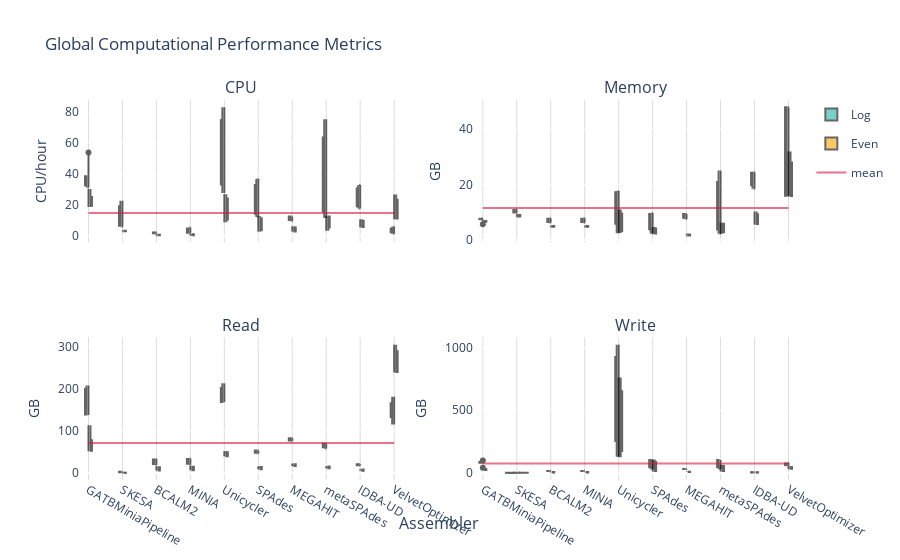

The code cell stored with this chart in its notebook:
### Code cell
fig_per_sample = make_subplots(rows=2, cols=2, shared_xaxes=True, x_title="Assembler", 
                           subplot_titles=('CPU', 'Memory', 'Read', 'Write'))
row_coord = 1
col_coord = 1

for column in ['cpus', 'rss', 'rchar', 'wchar']:
    showlegend = True if (row_coord == 1 and col_coord == 1) else False

    #log
    fig_per_sample.add_trace(go.Violin(y=pipeline_stats_df[column][pipeline_stats_df['distribution'] == 'Log'],
                                    x=pipeline_stats_df['assembler'][pipeline_stats_df['distribution'] == 'Log'],
                                    legendgroup='Log', scalegroup='Log', name='Log', box_visible=True, line_color='black',
                                    meanline_visible=True, fillcolor='lightseagreen', opacity=0.6, side='negative',
                                    showlegend=showlegend, spanmode='hard'),
                          row=row_coord, col=col_coord)
    
    #even
    fig_per_sample.add_trace(go.Violin(y=pipeline_stats_df[column][pipeline_stats_df['distribution'] == 'Even'],
                                    x=pipeline_stats_df['assembler'][pipeline_stats_df['distribution'] == 'Even'],
                                    legendgroup='Even', scalegroup='Even', name='Even', box_visible=True, line_color='black',
                                    meanline_visible=True, fillcolor='orange', opacity=0.6, side='positive',
                                    showlegend=showlegend, spanmode='hard'), 
                          row=row_coord, col=col_coord)

    
    fig_per_sample.add_trace(go.Scatter(y=[pipeline_stats_df[column].mean()]*len(pipeline_stats_df['assembler']), 
                                    x=pipeline_stats_df['assembler'], mode='lines', name='mean',
                                    line=dict(color="crimson"), opacity=0.6, showlegend=showlegend),
                          row=row_coord, col=col_coord)
    if col_coord == 2:
        col_coord = 1
        row_coord += 1
    else:
        col_coord +=1

fig_per_sample.update_layout(plot_bgcolor='rgb(255,255,255)', title_text="Global Computational Performance Metrics")
# grid
fig_per_sample['layout']['xaxis']['gridcolor']='#DCDCDC'
fig_per_sample['layout']['xaxis2']['gridcolor']='#DCDCDC'
fig_per_sample['layout']['xaxis3']['gridcolor']='#DCDCDC'
fig_per_sample['layout']['xaxis4']['gridcolor']='#DCDCDC'
# y-axis legends
fig_per_sample['layout']['yaxis']['title']='CPU/hour'
fig_per_sample['layout']['yaxis2']['title']='GB'
fig_per_sample['layout']['yaxis3']['title']='GB'
fig_per_sample['layout']['yaxis4']['title']='GB'

fig_per_sample.update_layout(violingap=0, violinmode='overlay')


fig_per_sample.show()

### Figure 1 — Plotly figure (JSON) as saved in the notebook; plotly's stock layout.template omitted (floating-point values rounded to 4 significant figures)
{"data": [{"box": {"visible": true}, "fillcolor": "lightseagreen", "legendgroup": "Log", "line": {"color": "black"}, "meanline": {"visible": true}, "name": "Log", "opacity": 0.6, "scalegroup": "Log", "showlegend": true, "side": "negative", "spanmode": "hard", "type": "violin", "x": ["GATBMiniaPipeline", "SKESA", "BCALM2", "MINIA", "Unicycler", "MINIA", "SPAdes", "MEGAHIT", "SPAdes", "GATBMiniaPipeline", "SPAdes", "metaSPAdes", "SKESA", "Unicycler", "BCALM2", "BCALM2", "MINIA", "MEGAHIT", "MEGAHIT", "metaSPAdes", "SKESA", "metaSPAdes", "Unicycler", "IDBA-UD", "IDBA-UD", "IDBA-UD", "VelvetOptimizer", "VelvetOptimizer", "VelvetOptimizer", "VelvetOptimizer", "VelvetOptimizer", "VelvetOptimizer", "VelvetOptimizer", "VelvetOptimizer", "GATBMiniaPipeline", "VelvetOptimizer", "GATBMiniaPipeline", "GATBMiniaPipeline"], "xaxis": "x", "y": [53.93, 8.668, 2.494, 2.95, 27.76, 1.957, 36.93, 12.51, 12.3, 33.3, 21.21, 11.69, 6.124, 83.2, 2.282, 1.762, 5.553, 9.722, 12.64, 28.25, 22.81, 75.39, 49.94, 17.78, 23.96, 33.01, 1.505, 1.885, 3.13, 2.83, 3.277, 4.792, 3.819, 4.727, 33.23, 6.026, 33.48, 31.32], "yaxis": "y"}, {"box": {"visible": true}, "fillcolor": "orange", "legendgroup": "Even", "line": {"color": "black"}, "meanline": {"visible": true}, "name": "Even", "opacity": 0.6, "scalegroup": "Even", "showlegend": true, "side": "positive", "spanmode": "hard", "type": "violin", "x": ["MEGAHIT", "MINIA", "VelvetOptimizer", "GATBMiniaPipeline", "MEGAHIT", "VelvetOptimizer", "SPAdes", "MEGAHIT", "SKESA", "SPAdes", "metaSPAdes", "BCALM2", "metaSPAdes", "SKESA", "SKESA", "Unicycler", "Unicycler", "BCALM2", "BCALM2", "metaSPAdes", "GATBMiniaPipeline", "MINIA", "Unicycler", "MINIA", "SPAdes", "VelvetOptimizer", "IDBA-UD", "IDBA-UD", "IDBA-UD", "GATBMiniaPipeline", "GATBMiniaPipeline", "GATBMiniaPipeline"], "xaxis": "x", "y": [3.291, 0.75, 13.09, 23.61, 6.372, 10.9, 12.91, 2.948, 3.543, 2.915, 12.91, 0.5079, 12.15, 3.278, 3.111, 16.19, 27.05, 1.023, 0.5274, 3.488, 30.45, 1.322, 8.944, 0.5698, 7.051, 26.9, 10.85, 6.718, 5.71, 20.1, 18.82, 19.92], "yaxis": "y"}, {"line": {"color": "crimson"}, "mode": "lines", "name": "mean", "opacity": 0.6, "showlegend": true, "type": "scatter", "x": ["GATBMiniaPipeline", "MEGAHIT", "MINIA", "VelvetOptimizer", "GATBMiniaPipeline", "MEGAHIT", "VelvetOptimizer", "SKESA", "BCALM2", "SPAdes", "MINIA", "Unicycler", "MEGAHIT", "MINIA", "SPAdes", "SKESA", "SPAdes", "MEGAHIT", "SPAdes", "metaSPAdes", "GATBMiniaPipeline", "BCALM2", "SPAdes", "metaSPAdes", "SKESA", "metaSPAdes", "SKESA", "Unicycler", "BCALM2", "SKESA", "BCALM2", "Unicycler", "Unicycler", "MINIA", "BCALM2", "BCALM2", "metaSPAdes", "MEGAHIT", "GATBMiniaPipeline", "MINIA", "MEGAHIT", "metaSPAdes", "Unicycler", "MINIA", "SKESA", "SPAdes", "metaSPAdes", "Unicycler", "VelvetOptimizer", "IDBA-UD", "IDBA-UD", "IDBA-UD", "IDBA-UD", "IDBA-UD", "IDBA-UD", "VelvetOptimizer", "VelvetOptimizer", "VelvetOptimizer", "VelvetOptimizer", "VelvetOptimizer", "GATBMiniaPipeline", "VelvetOptimizer", "VelvetOptimizer", "VelvetOptimizer", "GATBMiniaPipeline", "GATBMiniaPipeline", "VelvetOptimizer", "GATBMiniaPipeline", "GATBMiniaPipeline", "GATBMiniaPipeline"], "xaxis": "x", "y": [14.94, 14.94, 14.94, 14.94, 14.94, 14.94, 14.94, 14.94, 14.94, 14.94, 14.94, 14.94, 14.94, 14.94, 14.94, 14.94, 14.94, 14.94, 14.94, 14.94, 14.94, 14.94, 14.94, 14.94, 14.94, 14.94, 14.94, 14.94, 14.94, 14.94, 14.94, 14.94, 14.94, 14.94, 14.94, 14.94, 14.94, 14.94, 14.94, 14.94, 14.94, 14.94, 14.94, 14.94, 14.94, 14.94, 14.94, 14.94, 14.94, 14.94, 14.94, 14.94, 14.94, 14.94, 14.94, 14.94, 14.94, 14.94, 14.94, 14.94, 14.94, 14.94, 14.94, 14.94, 14.94, 14.94, 14.94, 14.94, 14.94, 14.94], "yaxis": "y"}, {"box": {"visible": true}, "fillcolor": "lightseagreen", "legendgroup": "Log", "line": {"color": "black"}, "meanline": {"visible": true}, "name": "Log", "opacity": 0.6, "scalegroup": "Log", "showlegend": false, "side": "negative", "spanmode": "hard", "type": "violin", "x": ["GATBMiniaPipeline", "SKESA", "BCALM2", "MINIA", "Unicycler", "MINIA", "SPAdes", "MEGAHIT", "SPAdes", "GATBMiniaPipeline", "SPAdes", "metaSPAdes", "SKESA", "Unicycler", "BCALM2", "BCALM2", "MINIA", "MEGAHIT", "MEGAHIT", "metaSPAdes", "SKESA", "metaSPAdes", "Unicycler", "IDBA-UD", "IDBA-UD", "IDBA-UD", "VelvetOptimizer", "VelvetOptimizer", "VelvetOptimizer", "VelvetOptimizer", "VelvetOptimizer", "VelvetOptimizer", "VelvetOptimizer", "VelvetOptimizer", "GATBMiniaPipeline", "VelvetOptimizer", "GATBMiniaPipeline", "GATBMiniaPipeline"], "xaxis": "x2", "y": [7.8, 10.2, 7.9, 6.3, 2.5, 7.1, 9.8, 9.4, 2.4, 7.3, 8.3, 2.3, 9.9, 16, 6.3, 7.1, 7.9, 7.6, 9.4, 8.5, 11.1, 25.1, 17.7, 18.5, 23.7, 24.5, 16, 16, 16, 32, 32, 32, 48, 48, 7.6, 48, 7.6, 7.7], "yaxis": "y2"}, {"box": {"visible": true}, "fillcolor": "orange", "legendgroup": "Even", "line": {"color": "black"}, "meanline": {"visible": true}, "name": "Even", "opacity": 0.6, "scalegroup": "Even", "showlegend": false, "side": "positive", "spanmode": "hard", "type": "violin", "x": ["MEGAHIT", "MINIA", "VelvetOptimizer", "GATBMiniaPipeline", "MEGAHIT", "VelvetOptimizer", "SPAdes", "MEGAHIT", "SKESA", "SPAdes", "metaSPAdes", "BCALM2", "metaSPAdes", "SKESA", "SKESA", "Unicycler", "Unicycler", "BCALM2", "BCALM2", "metaSPAdes", "GATBMiniaPipeline", "MINIA", "Unicycler", "MINIA", "SPAdes", "VelvetOptimizer", "IDBA-UD", "IDBA-UD", "IDBA-UD", "GATBMiniaPipeline", "GATBMiniaPipeline", "GATBMiniaPipeline"], "xaxis": "x2", "y": [1.7, 5, 16, 6.9, 2.1, 15.9, 4.7, 1.7, 9.2, 2.3, 6.3, 5.1, 4.6, 8.4, 8.7, 5.3, 11, 4.8, 5, 2.3, 5.7, 4.8, 2.6, 5.1, 2.5, 32, 10.3, 6.3, 5.6, 6.9, 6.9, 6.9], "yaxis": "y2"}, {"line": {"color": "crimson"}, "mode": "lines", "name": "mean", "opacity": 0.6, "showlegend": false, "type": "scatter", "x": ["GATBMiniaPipeline", "MEGAHIT", "MINIA", "VelvetOptimizer", "GATBMiniaPipeline", "MEGAHIT", "VelvetOptimizer", "SKESA", "BCALM2", "SPAdes", "MINIA", "Unicycler", "MEGAHIT", "MINIA", "SPAdes", "SKESA", "SPAdes", "MEGAHIT", "SPAdes", "metaSPAdes", "GATBMiniaPipeline", "BCALM2", "SPAdes", "metaSPAdes", "SKESA", "metaSPAdes", "SKESA", "Unicycler", "BCALM2", "SKESA", "BCALM2", "Unicycler", "Unicycler", "MINIA", "BCALM2", "BCALM2", "metaSPAdes", "MEGAHIT", "GATBMiniaPipeline", "MINIA", "MEGAHIT", "metaSPAdes", "Unicycler", "MINIA", "SKESA", "SPAdes", "metaSPAdes", "Unicycler", "VelvetOptimizer", "IDBA-UD", "IDBA-UD", "IDBA-UD", "IDBA-UD", "IDBA-UD", "IDBA-UD", "VelvetOptimizer", "VelvetOptimizer", "VelvetOptimizer", "VelvetOptimizer", "VelvetOptimizer", "GATBMiniaPipeline", "VelvetOptimizer", "VelvetOptimizer", "VelvetOptimizer", "GATBMiniaPipeline", "GATBMiniaPipeline", "VelvetOptimizer", "GATBMiniaPipeline", "GATBMiniaPipeline", "GATBMiniaPipeline"], "xaxis": "x2", "y": [11.54, 11.54, 11.54, 11.54, 11.54, 11.54, 11.54, 11.54, 11.54, 11.54, 11.54, 11.54, 11.54, 11.54, 11.54, 11.54, 11.54, 11.54, 11.54, 11.54, 11.54, 11.54, 11.54, 11.54, 11.54, 11.54, 11.54, 11.54, 11.54, 11.54, 11.54, 11.54, 11.54, 11.54, 11.54, 11.54, 11.54, 11.54, 11.54, 11.54, 11.54, 11.54, 11.54, 11.54, 11.54, 11.54, 11.54, 11.54, 11.54, 11.54, 11.54, 11.54, 11.54, 11.54, 11.54, 11.54, 11.54, 11.54, 11.54, 11.54, 11.54, 11.54, 11.54, 11.54, 11.54, 11.54, 11.54, 11.54, 11.54, 11.54], "yaxis": "y2"}, {"box": {"visible": true}, "fillcolor": "lightseagreen", "legendgroup": "Log", "line": {"color": "black"}, "meanline": {"visible": true}, "name": "Log", "opacity": 0.6, "scalegroup": "Log", "showlegend": false, "side": "negative", "spanmode": "hard", "type": "violin", "x": ["GATBMiniaPipeline", "SKESA", "BCALM2", "MINIA", "Unicycler", "MINIA", "SPAdes", "MEGAHIT", "SPAdes", "GATBMiniaPipeline", "SPAdes", "metaSPAdes", "SKESA", "Unicycler", "BCALM2", "BCALM2", "MINIA", "MEGAHIT", "MEGAHIT", "metaSPAdes", "SKESA", "metaSPAdes", "Unicycler", "IDBA-UD", "IDBA-UD", "IDBA-UD", "VelvetOptimizer", "VelvetOptimizer", "VelvetOptimizer", "VelvetOptimizer", "VelvetOptimizer", "VelvetOptimizer", "VelvetOptimizer", "VelvetOptimizer", "GATBMiniaPipeline", "VelvetOptimizer", "GATBMiniaPipeline", "GATBMiniaPipeline"], "xaxis": "x3", "y": [207.6, 2.7, 28.2, 34.6, 168.2, 19.7, 52.8, 83, 46.4, 196.4, 53.4, 58.3, 3, 212.7, 33.4, 19.2, 29.1, 76.2, 80.3, 69.3, 1.5, 68.5, 169.5, 17.9, 20.9, 20, 115.1, 141, 115.2, 163.2, 157.4, 138.9, 171.9, 181.1, 137.5, 156.3, 139.8, 139.4], "yaxis": "y3"}, {"box": {"visible": true}, "fillcolor": "orange", "legendgroup": "Even", "line": {"color": "black"}, "meanline": {"visible": true}, "name": "Even", "opacity": 0.6, "scalegroup": "Even", "showlegend": false, "side": "positive", "spanmode": "hard", "type": "violin", "x": ["MEGAHIT", "MINIA", "VelvetOptimizer", "GATBMiniaPipeline", "MEGAHIT", "VelvetOptimizer", "SPAdes", "MEGAHIT", "SKESA", "SPAdes", "metaSPAdes", "BCALM2", "metaSPAdes", "SKESA", "SKESA", "Unicycler", "Unicycler", "BCALM2", "BCALM2", "metaSPAdes", "GATBMiniaPipeline", "MINIA", "Unicycler", "MINIA", "SPAdes", "VelvetOptimizer", "IDBA-UD", "IDBA-UD", "IDBA-UD", "GATBMiniaPipeline", "GATBMiniaPipeline", "GATBMiniaPipeline"], "xaxis": "x3", "y": [16.5, 7.7, 304.5, 65.6, 22.3, 242.5, 15.9, 17, 0.8848, 8.8, 16.2, 5.8, 12.8, 0.3025, 0.4926, 41, 52, 16.2, 7.1, 11, 113.3, 17.3, 39.5, 6.3, 9.9, 238.5, 8.8, 5.7, 5.4, 51.9, 52.8, 53], "yaxis": "y3"}, {"line": {"color": "crimson"}, "mode": "lines", "name": "mean", "opacity": 0.6, "showlegend": false, "type": "scatter", "x": ["GATBMiniaPipeline", "MEGAHIT", "MINIA", "VelvetOptimizer", "GATBMiniaPipeline", "MEGAHIT", "VelvetOptimizer", "SKESA", "BCALM2", "SPAdes", "MINIA", "Unicycler", "MEGAHIT", "MINIA", "SPAdes", "SKESA", "SPAdes", "MEGAHIT", "SPAdes", "metaSPAdes", "GATBMiniaPipeline", "BCALM2", "SPAdes", "metaSPAdes", "SKESA", "metaSPAdes", "SKESA", "Unicycler", "BCALM2", "SKESA", "BCALM2", "Unicycler", "Unicycler", "MINIA", "BCALM2", "BCALM2", "metaSPAdes", "MEGAHIT", "GATBMiniaPipeline", "MINIA", "MEGAHIT", "metaSPAdes", "Unicycler", "MINIA", "SKESA", "SPAdes", "metaSPAdes", "Unicycler", "VelvetOptimizer", "IDBA-UD", "IDBA-UD", "IDBA-UD", "IDBA-UD", "IDBA-UD", "IDBA-UD", "VelvetOptimizer", "VelvetOptimizer", "VelvetOptimizer", "VelvetOptimizer", "VelvetOptimizer", "GATBMiniaPipeline", "VelvetOptimizer", "VelvetOptimizer", "VelvetOptimizer", "GATBMiniaPipeline", "GATBMiniaPipeline", "VelvetOptimizer", "GATBMiniaPipeline", "GATBMiniaPipeline", "GATBMiniaPipeline"], "xaxis": "x3", "y": [71.38, 71.38, 71.38, 71.38, 71.38, 71.38, 71.38, 71.38, 71.38, 71.38, 71.38, 71.38, 71.38, 71.38, 71.38, 71.38, 71.38, 71.38, 71.38, 71.38, 71.38, 71.38, 71.38, 71.38, 71.38, 71.38, 71.38, 71.38, 71.38, 71.38, 71.38, 71.38, 71.38, 71.38, 71.38, 71.38, 71.38, 71.38, 71.38, 71.38, 71.38, 71.38, 71.38, 71.38, 71.38, 71.38, 71.38, 71.38, 71.38, 71.38, 71.38, 71.38, 71.38, 71.38, 71.38, 71.38, 71.38, 71.38, 71.38, 71.38, 71.38, 71.38, 71.38, 71.38, 71.38, 71.38, 71.38, 71.38, 71.38, 71.38], "yaxis": "y3"}, {"box": {"visible": true}, "fillcolor": "lightseagreen", "legendgroup": "Log", "line": {"color": "black"}, "meanline": {"visible": true}, "name": "Log", "opacity": 0.6, "scalegroup": "Log", "showlegend": false, "side": "negative", "spanmode": "hard", "type": "violin", "x": ["GATBMiniaPipeline", "SKESA", "BCALM2", "MINIA", "Unicycler", "MINIA", "SPAdes", "MEGAHIT", "SPAdes", "GATBMiniaPipeline", "SPAdes", "metaSPAdes", "SKESA", "Unicycler", "BCALM2", "BCALM2", "MINIA", "MEGAHIT", "MEGAHIT", "metaSPAdes", "SKESA", "metaSPAdes", "Unicycler", "IDBA-UD", "IDBA-UD", "IDBA-UD", "VelvetOptimizer", "VelvetOptimizer", "VelvetOptimizer", "VelvetOptimizer", "VelvetOptimizer", "VelvetOptimizer", "VelvetOptimizer", "VelvetOptimizer", "GATBMiniaPipeline", "VelvetOptimizer", "GATBMiniaPipeline", "GATBMiniaPipeline"], "xaxis": "x4", "y": [98.7, 0.0256, 16.2, 14.6, 129.5, 14.2, 103.3, 32, 29.3, 81.3, 101.3, 29.5, 0.0086, 1024, 14.6, 14.1, 16.3, 29.4, 31.7, 101.5, 0.0189, 103.5, 630.7, 2.5, 5.7, 4.6, 65.6, 65.6, 53.7, 71.8, 73, 59.6, 78.4, 80.7, 81.8, 65.3, 81.7, 81.7], "yaxis": "y4"}, {"box": {"visible": true}, "fillcolor": "orange", "legendgroup": "Even", "line": {"color": "black"}, "meanline": {"visible": true}, "name": "Even", "opacity": 0.6, "scalegroup": "Even", "showlegend": false, "side": "positive", "spanmode": "hard", "type": "violin", "x": ["MEGAHIT", "MINIA", "VelvetOptimizer", "GATBMiniaPipeline", "MEGAHIT", "VelvetOptimizer", "SPAdes", "MEGAHIT", "SKESA", "SPAdes", "metaSPAdes", "BCALM2", "metaSPAdes", "SKESA", "SKESA", "Unicycler", "Unicycler", "BCALM2", "BCALM2", "metaSPAdes", "GATBMiniaPipeline", "MINIA", "Unicycler", "MINIA", "SPAdes", "VelvetOptimizer", "IDBA-UD", "IDBA-UD", "IDBA-UD", "GATBMiniaPipeline", "GATBMiniaPipeline", "GATBMiniaPipeline"], "xaxis": "x4", "y": [7, 3.8, 39.9, 26.5, 9.5, 30, 106.4, 7.1, 0.0291, 10.8, 64.4, 3.4, 29.5, 0.0288, 0.0287, 320.1, 761.4, 6.8, 3.7, 11, 40.9, 6.8, 125.3, 3.5, 29.3, 48.8, 5, 2.7, 2.5, 23.7, 23.7, 23.7], "yaxis": "y4"}, {"line": {"color": "crimson"}, "mode": "lines", "name": "mean", "opacity": 0.6, "showlegend": false, "type": "scatter", "x": ["GATBMiniaPipeline", "MEGAHIT", "MINIA", "VelvetOptimizer", "GATBMiniaPipeline", "MEGAHIT", "VelvetOptimizer", "SKESA", "BCALM2", "SPAdes", "MINIA", "Unicycler", "MEGAHIT", "MINIA", "SPAdes", "SKESA", "SPAdes", "MEGAHIT", "SPAdes", "metaSPAdes", "GATBMiniaPipeline", "BCALM2", "SPAdes", "metaSPAdes", "SKESA", "metaSPAdes", "SKESA", "Unicycler", "BCALM2", "SKESA", "BCALM2", "Unicycler", "Unicycler", "MINIA", "BCALM2", "BCALM2", "metaSPAdes", "MEGAHIT", "GATBMiniaPipeline", "MINIA", "MEGAHIT", "metaSPAdes", "Unicycler", "MINIA", "SKESA", "SPAdes", "metaSPAdes", "Unicycler", "VelvetOptimizer", "IDBA-UD", "IDBA-UD", "IDBA-UD", "IDBA-UD", "IDBA-UD", "IDBA-UD", "VelvetOptimizer", "VelvetOptimizer", "VelvetOptimizer", "VelvetOptimizer", "VelvetOptimizer", "GATBMiniaPipeline", "VelvetOptimizer", "VelvetOptimizer", "VelvetOptimizer", "GATBMiniaPipeline", "GATBMiniaPipeline", "VelvetOptimizer", "GATBMiniaPipeline", "GATBMiniaPipeline", "GATBMiniaPipeline"], "xaxis": "x4", "y": [75.21, 75.21, 75.21, 75.21, 75.21, 75.21, 75.21, 75.21, 75.21, 75.21, 75.21, 75.21, 75.21, 75.21, 75.21, 75.21, 75.21, 75.21, 75.21, 75.21, 75.21, 75.21, 75.21, 75.21, 75.21, 75.21, 75.21, 75.21, 75.21, 75.21, 75.21, 75.21, 75.21, 75.21, 75.21, 75.21, 75.21, 75.21, 75.21, 75.21, 75.21, 75.21, 75.21, 75.21, 75.21, 75.21, 75.21, 75.21, 75.21, 75.21, 75.21, 75.21, 75.21, 75.21, 75.21, 75.21, 75.21, 75.21, 75.21, 75.21, 75.21, 75.21, 75.21, 75.21, 75.21, 75.21, 75.21, 75.21, 75.21, 75.21], "yaxis": "y4"}], "layout": {"annotations": [{"font": {"size": 16}, "showarrow": false, "text": "CPU", "x": 0.225, "xanchor": "center", "xref": "paper", "y": 1, "yanchor": "bottom", "yref": "paper"}, {"font": {"size": 16}, "showarrow": false, "text": "Memory", "x": 0.775, "xanchor": "center", "xref": "paper", "y": 1, "yanchor": "bottom", "yref": "paper"}, {"font": {"size": 16}, "showarrow": false, "text": "Read", "x": 0.225, "xanchor": "center", "xref": "paper", "y": 0.375, "yanchor": "bottom", "yref": "paper"}, {"font": {"size": 16}, "showarrow": false, "text": "Write", "x": 0.775, "xanchor": "center", "xref": "paper", "y": 0.375, "yanchor": "bottom", "yref": "paper"}, {"font": {"size": 16}, "showarrow": false, "text": "Assembler", "x": 0.5, "xanchor": "center", "xref": "paper", "y": 0, "yanchor": "top", "yref": "paper", "yshift": -30}], "plot_bgcolor": "rgb(255,255,255)", "title": {"text": "Global Computational Performance Metrics"}, "violingap": 0, "violinmode": "overlay", "xaxis": {"anchor": "y", "domain": [0, 0.45], "gridcolor": "#DCDCDC", "matches": "x3", "showticklabels": false}, "xaxis2": {"anchor": "y2", "domain": [0.55, 1], "gridcolor": "#DCDCDC", "matches": "x4", "showticklabels": false}, "xaxis3": {"anchor": "y3", "domain": [0, 0.45], "gridcolor": "#DCDCDC"}, "xaxis4": {"anchor": "y4", "domain": [0.55, 1], "gridcolor": "#DCDCDC"}, "yaxis": {"anchor": "x", "domain": [0.625, 1], "title": {"text": "CPU/hour"}}, "yaxis2": {"anchor": "x2", "domain": [0.625, 1], "title": {"text": "GB"}}, "yaxis3": {"anchor": "x3", "domain": [0, 0.375], "title": {"text": "GB"}}, "yaxis4": {"anchor": "x4", "domain": [0, 0.375], "title": {"text": "GB"}}}}
